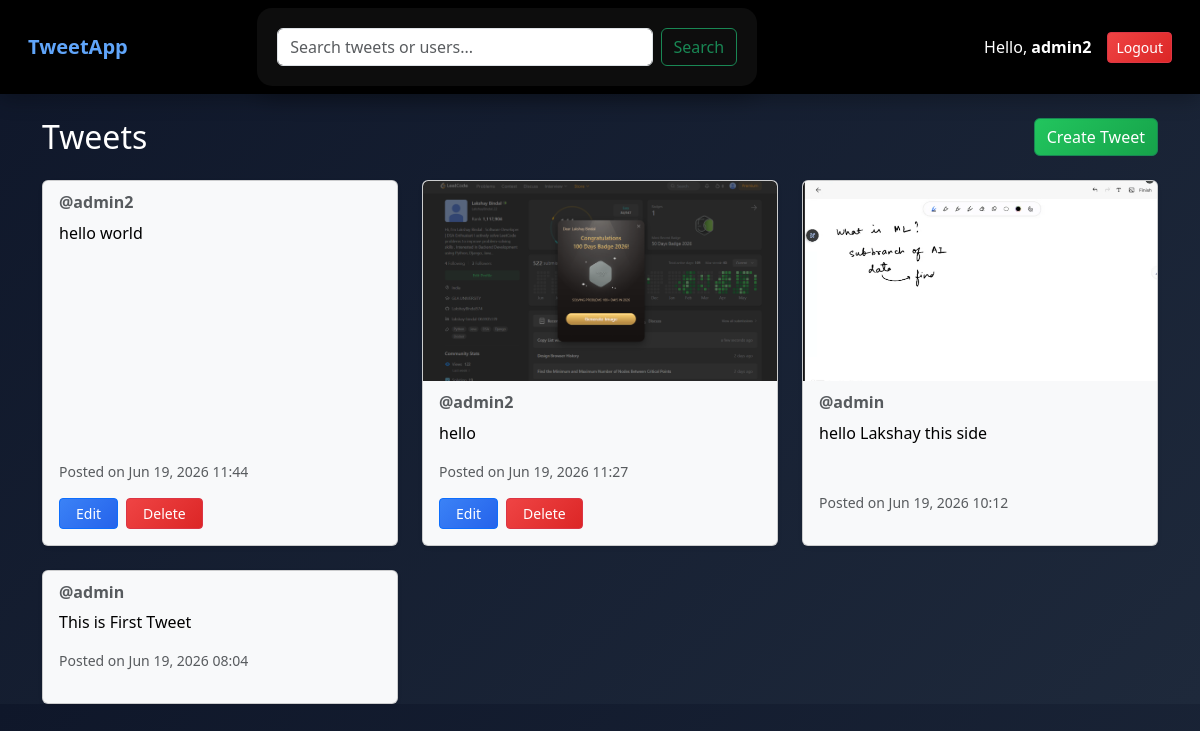
Screenshot of /tweet/ (signed in) with the database file from the repository.
### tweet/models.py (models this page shows, shortened)
class Tweet(models.Model):
    user = models.ForeignKey(User, on_delete=models.CASCADE)
    text = models.TextField(max_length=2400)
    photo = models.ImageField(upload_to='photos/', blank=True, null=True)
    created_at = models.DateTimeField(auto_now_add=True)
    updated_at = models.DateTimeField(auto_now=True)

### tweet/views.py (the view)
# urls.py: path('', views.tweet_list, name='tweet_list'),
def tweet_list(request):
    query = request.GET.get('q')
    if query:
        tweets = Tweet.objects.filter(
            Q(text__icontains=query) | Q(user__username__icontains=query)
        ).order_by('-created_at')
    else:
        tweets = Tweet.objects.all().order_by('-created_at')
    return render(request, 'tweet/tweet_list.html', {'tweets': tweets, 'query': query})

### tweet/templates/tweet/tweet_list.html (shortened to what this page needs)
{% extends 'project1/layout.html' %}
{% block content %}
<div class="d-flex justify-content-between align-items-center mb-4">
    <h2 class="m-0">Tweets</h2>
    {% if user.is_authenticated %}
        <a href="{% url 'tweet_create' %}" class="btn btn-success">
            Create Tweet
        </a>
    {% endif %}
</div>
<div class="row row-cols-1 row-cols-md-2 row-cols-lg-3 g-4">
{% for tweet in tweets %}
<div class="col">
    <div class="card bg-light text-dark h-100 shadow-sm">
        {% if tweet.photo %}
            <div style="height: 200px; overflow: hidden;">
                <img src="{{ tweet.photo.url }}" class="card-img-top w-100 h-100" style="object-fit: cover;">
            </div>
        {% endif %}
        <div class="card-body d-flex flex-column">
            <h6 class="card-subtitle mb-2 text-muted">@{{ tweet.user.username }}</h6>
            <p class="card-text flex-grow-1">{{ tweet.text }}</p>
            <small class="text-muted mb-3 d-block">Posted on {{ tweet.created_at|date:"M d, Y H:i" }}</small>
            {% if tweet.user == user %}
                <div class="d-flex gap-2">
                    <a href="{% url 'tweet_update' tweet.id %}" class="btn btn-primary btn-sm px-3">Edit</a>
                    <a href="{% url 'tweet_delete' tweet.id %}" class="btn btn-danger btn-sm px-3">Delete</a>
                </div>
            {% endif %}
        </div>
    </div>
</div>
{% endfor %}
</div>
{% endblock %}

### templates/project1/layout.html (shortened to what this page needs)
{% load static %}
<!DOCTYPE html>
<html>
<head>
    <link rel="stylesheet" href="{% static 'css/style.css' %}">
    <link href="https://cdn.jsdelivr.net/npm/bootstrap@5.3.0/dist/css/bootstrap.min.css" rel="stylesheet">
</head>
<body class="bg-dark text-white">
<nav class="navbar navbar-expand-lg navbar-dark bg-black px-3">
    <div class="container-fluid">
        <a class="navbar-brand" href="{% url 'tweet_list' %}">TweetApp</a>
        <div class="collapse navbar-collapse" id="navbarNav">
            <form class="d-flex mx-auto my-2 my-lg-0" style="max-width: 500px; width: 100%;" method="GET" action="{% url 'tweet_list' %}">
                <input class="form-control me-2" type="search" name="q" placeholder="Search tweets or users..." aria-label="Search" value="{{ query|default:'' }}">
                <button class="btn btn-outline-success" type="submit">Search</button>
            </form>
            <div class="d-flex align-items-center ms-auto">
                {% if user.is_authenticated %}
                    <span class="me-3 text-white">Hello, <strong>{{ user.username }}</strong></span>
                    <a href="{% url 'logout' %}" class="btn btn-sm btn-danger">
                        Logout
                    </a>
                {% endif %}
            </div>
        </div>
    </div>
</nav>
<div class="container mt-4">
    {% block content %}{% endblock %}
</div>
</body>
</html>

### static/css/style.css (style rules this page uses)
body { background: linear-gradient(135deg, #0f172a, #1e293b); font-family: 'Segoe UI', sans-serif; color: #e5e7eb; margin: 0; padding: 0; }
.navbar { background: rgba(0, 0, 0, 0.6) !important; backdrop-filter: blur(10px); box-shadow: 0 4px 20px rgba(0,0,0,0.3); }
.navbar-brand { font-weight: bold; color: #60a5fa !important; font-size: 22px; }
h2, h3, h1 { font-weight: 700; color: #f8fafc; }
.btn-primary { background: linear-gradient(135deg, #3b82f6, #2563eb); border: none; border-radius: 10px; transition: 0.3s; }
.btn-success { background: linear-gradient(135deg, #22c55e, #16a34a); border: none; border-radius: 10px; }
.btn-danger { background: linear-gradient(135deg, #ef4444, #dc2626); border: none; border-radius: 10px; }
.card { background: aliceblue !important; border: 1px solid #dbeafe; border-radius: 20px; overflow: hidden; transition: 0.3s; box-shadow: 0 10px 30px rgba(0,0,0,0.2); }
.card-img-top { height: 220px; object-fit: cover; }
.card-body { padding: 15px; }
.card h6 { color: black; font-weight: 600; }
.card p { color: black; }
form { background: rgba(255, 255, 255, 0.05); padding: 20px; border-radius: 15px; backdrop-filter: blur(10px); box-shadow: 0 10px 25px rgba(0,0,0,0.3); }
input, textarea { width: 100%; padding: 10px; margin-bottom: 10px; border-radius: 10px; border: none; outline: none; background: rgba(255,255,255,0.1); color: white; }
a { text-decoration: none; transition: 0.2s; }
.card { animation: fadeIn 0.5s ease-in-out; }

### rows the page displays
Tweet: user.username "admin2", text "hello world", created_at "Jun 19, 2026 11:44", shows "Edit"
Tweet: photo (picture), user.username "admin2", text "hello", created_at "Jun 19, 2026 11:27", shows "Edit"
Tweet: photo (picture), user.username "admin", text "hello Lakshay this side", created_at "Jun 19, 2026 10:12"
Tweet: user.username "admin", text "This is First Tweet", created_at "Jun 19, 2026 08:04"

### other values shown
{{ user.username }} "admin2"
